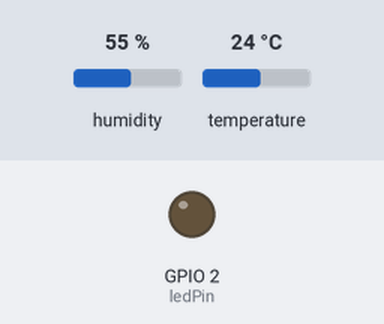
The program below on a simulated ESP8266 (NodeMCU). On the bench: output pins drawn as LEDs (lit = HIGH). The inputs (shaded band) are chosen by the test bench; at power-on: humidity 55 %, temperature 24 °C. WiFi joins after 1.5 s; servers stay silent unless stated; no MQTT or app messages arrive unless stated; what the program prints to the serial monitor is not drawn. At 2.2 s the program puts the board to deep sleep or switches it off; the recording ends there.

Above: at 0.1 s.
Timing chart, 0 to 2.2 s (numbered marks = the images above):
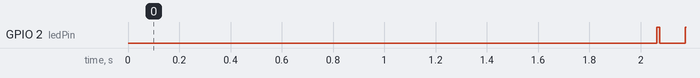

The program:

main.cpp
```cpp
#include <Arduino.h>
#include <ESP8266WiFi.h>
#include <PubSubClient.h>
#include <DHT.h>

// Pino do LED interno
#define ledPin 2  // D4 no NodeMCU

// Configurações do DHT
#define DHTPIN 4     // D2 do NodeMCU
#define DHTTYPE DHT22   // DHT 22

// Pino do LDR
#define LDRPIN A0  // Pino que está conectado ao LDR

// Instância do DHT22
DHT dht(DHTPIN, DHTTYPE);

// Configurações do WiFi
const char* ssid = "NOME_DA_REDE";
const char* password = "SENHA_DO_WIFI";

// // Configurações do MQTT Broker
const char* mqttServer = "endereco_do_broker";
const int mqttPort = 1883;
const char* mqttUser = "usuario"; // Opcional
const char* mqttPassword = "senha"; // Opcional

// Tópico MQTT e mensagem
const char* tempTopic = "SEU/TOPICO";
const char* humidityTopic = "SEU/TOPICO";
const char* ldrTopic = "SEU/TOPICO";


WiFiClient espClient;
PubSubClient client(espClient);

void connectToWiFi() {
  Serial.println();
  Serial.print("Conectando ao WiFi");

  // Conecta-se à rede Wi-Fi
  WiFi.begin(ssid, password);

  while (WiFi.status() != WL_CONNECTED) {
    delay(1000);
    Serial.print(".");
  }

  Serial.println();
  Serial.println("Conectado ao WiFi");
}

void connectToMQTT() {
  Serial.print("Conectando ao MQTT Broker");

  // Configura o servidor MQTT
  client.setServer(mqttServer, mqttPort);

  // Tenta conectar
  while (!client.connected()) {
    Serial.print(".");

    if (client.connect(WiFi.macAddress().c_str(), mqttUser, mqttPassword)) {
      Serial.println();
      Serial.println("Conectado ao MQTT Broker");
       digitalWrite(ledPin, HIGH);  // Desliga o LED interno quando conectado ao broker
    } else {
      Serial.print(".");
      delay(5000);
    }
  }
}

void reconnect() {
  while (!client.connected()) {
    connectToMQTT();
  }
}

void setup() {
  Serial.begin(115200);
  delay(10);

  // Configura o pino do LED como saída
  pinMode(ledPin, OUTPUT);

  // Configura o pino do LDR como entrada
  pinMode(LDRPIN, INPUT);

  // Inicializa o DHT
  dht.begin();

  connectToWiFi();
  connectToMQTT();

  Serial.println("Iniciando a coleta dos dados...");
  // Local onde o valor do ldr é lido
  int ldrValue = analogRead(LDRPIN);

  // Coleta a temperatura e umidade
  float h = dht.readHumidity();
  float t = dht.readTemperature();

  // Verifica a leitura dos dados de temperatura e umidade
  if (isnan(h) || isnan(t)) {
    Serial.println("Failed to read from DHT sensor!");
    return;
  }

  // Imprime os valores coletados
  Serial.print("Temperatura: ");
  Serial.print(t);
  Serial.println(" °C");
  Serial.print("Umidade: ");
  Serial.print(h);
  Serial.println(" %");
  Serial.print("Luminosidade: ");
  Serial.println(ldrValue);


  Serial.println("Dados coletados com sucesso!");
  Serial.println("Enviando dados...");
  // Publica os dados coletados nos canais respectivos
  client.publish(tempTopic, String(t).c_str());
  client.publish(humidityTopic, String(h).c_str());
  client.publish(ldrTopic, String(ldrValue).c_str());

  Serial.println("Dados enviados!");

  // Piscar o LED enquanto envia a mensagem
  digitalWrite(ledPin, LOW);
  delay(100);
  digitalWrite(ledPin, HIGH);

  // Desconectar do broker mqtt
  Serial.println("Desconectando do broker...");
  client.disconnect();
  Serial.println("Desconectado do broker!");

  // Entra em modo de suspensão profunda por 30 minutos
  Serial.println("Entrando em modo de suspensão profunda...");
  ESP.deepSleep(30 * 60e6);
}

void loop() {
  // Não é necessário neste caso, pois o ESP8266 está em modo de suspensão profunda
}
```

Measured:
- by itself, GPIO 2 (ledPin): LOW → HIGH at 2.1 s, → LOW 0.01 s later, → HIGH 0.10 s later
